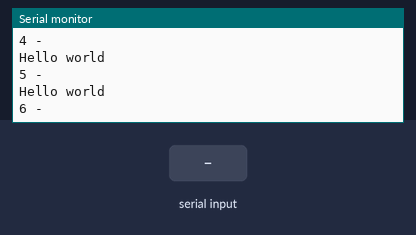
Simulated run of this sketch. Board: Arduino Uno, built with avr-gcc and run on an emulated ATmega328P. On the bench: the last lines printed to the serial monitor. Inputs (shaded band) come from the test bench.

Above: at 1.2 s.
1.3 s: "1" received over Serial
At 1.56 s:
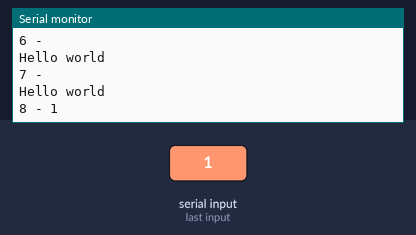
2.8 s: "0" received over Serial
At 2.97 s:
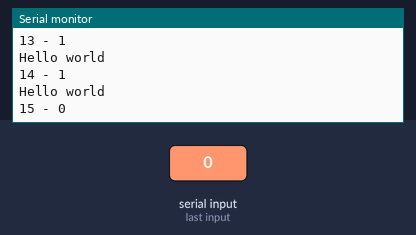
4.3 s: "2" received over Serial
At 4.57 s:
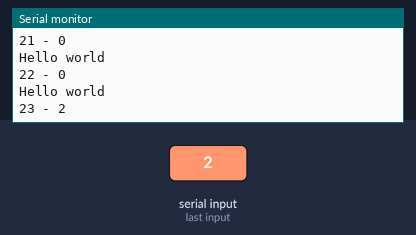
Timing chart, 0 to 7.3 s (numbered marks = the images above; inputs shaded):
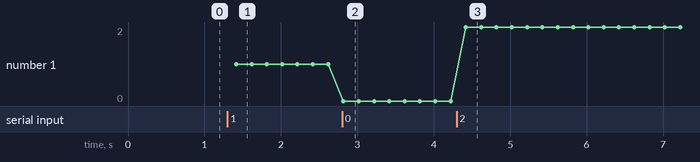

The sketch:

serialport.ino
```cpp
// Setting up the serial port
void setup()
{
// Setting up baud rate
  Serial.begin(9600);

// Sending a first message
  Serial.println("Powered on.");
}


// Integer
int a = 0;
String content = "", reading = "";
char character;


void loop()
{
  // Printing a string
  Serial.println("Hello world");

  if ( Serial.available() )
  {
    content = "";
  }
  while( Serial.available() )
  {
    character = Serial.read();
    content.concat(character);
  }

  // Printing integer + what's been read before
  a++;
  Serial.print(a);
  Serial.print(" - ");
  Serial.println(content);

  delay(200);
}
```

Measured:
- after the input at 1.3 s, the serial monitor: prints a new line after 0.12 s (image 1)
- after the input at 2.8 s, the serial monitor: prints a new line at once (image 2)
- after the input at 4.3 s, the serial monitor: prints a new line after 0.12 s (image 3)
- plotted number 1: 1 → 0 after the input at 2.8 s, 0 → 2 after the input at 4.3 s
